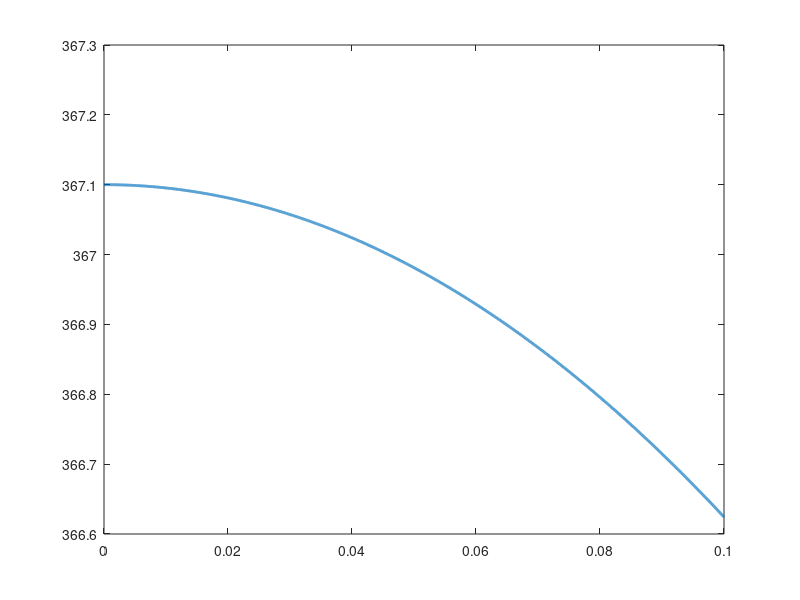

The MATLAB script that drew this image: (Note: this script raises an error after producing the figure.)
clc
clear 
close all

%% Assegno i dati
d1=20e-2; %m
d2=23e-2; %m
LL=50e-2; %m
Tco2=300; %°C
hh=50; %W/(m^2*K)
qvol=80e3; %m^3

kbarra=350; %W/(mK)
kss=50; %W/(mK)

Across1=(pi*d1^2/4); %m^2
V1=LL*Across1; %m^3

Across2=pi*(d2^2/4-d1^2/4); %m^2
V2=LL/2*Across2; %m^3

VV=V1+V2; %m^3
As=pi*d1^2/4+pi*d2^2/4; %m^2

%% Studio di convergenza
drv=[1e-5 5e-5 1e-4 5e-4 1e-3];
err=size(drv);
RA=err;

for ii=1:length(drv)
    dr=drv(ii);
    rr=(0:dr:d1/2)';
    nn=length(rr);
    
    CC=As*hh/VV/kbarra;
    sub_diag=1-dr./(2*rr);
    principale=(-2-CC*dr^2)*ones(nn,1);
    super_diag=1+dr./(2*rr);
    
    BB=[[sub_diag(2:end);0],principale,[0;super_diag(1:end-1)]];
    
    AA=spdiags(BB,-1:1,nn,nn);
    
    bb=(-qvol*dr^2/kbarra-CC*dr^2*Tco2)*ones(nn,1);
    
    AA(1,1)=1;
    AA(1,2)=-1;
    bb(1)=0;
    
    AA(end,end-1)=-1;
    AA(end,end)=hh*dr/kbarra+1;
    bb(end)=hh*dr*Tco2/kbarra;
    
    TT=AA\bb;
    
    figure(1)
    plot(rr,TT,'displayname',['dr=' num2str(drv(ii)) ' m'],...
        'linewidth',2)
    hold on
    legend('-dynamiclegend','location','sw')
    
    KK=condest(AA);
    
    if ii==1
        drref=dr;
        Tref=TT;
        
        err(ii)=0;
        RA(ii)=0;
    else
        
        err(ii)=norm(TT-Tref(1:round(dr/drref):end))/...
            norm(Tref(1:round(dr/drref):end));
        RA(ii)=KK/(1-KK*eps)*2*eps;
    end
    
end
figure(1)
grid on
box on
title ('Distribuzione di temperatura')
xlabel('Raggio (cm)')
ylabel('Temperatura (°C)')
set(gca,'fontsize',18)

figure(2)
loglog(drv,err,'-o','linewidth',2)
hold on
loglog(drv,RA,'r-o','linewidth',2)
loglog([drv(2) max(drv)],[1e-4 1e-4],'k--','linewidth',2)
loglog(drv(3),err(3),'ko','markerfacecolor','g','markersize',8)
title('Errore relativo')
xlabel('\deltar (m)')
ylabel('Errore [-]')
set(gca,'fontsize',22)
box on
grid on
legend('Errore rispetto alla soluzione numerica','Limite superiore \epsilon_{RO}',...
    'Tolleranza richiesta','\deltar scelto','location','sw')
xlim([drv(2) max(drv)])